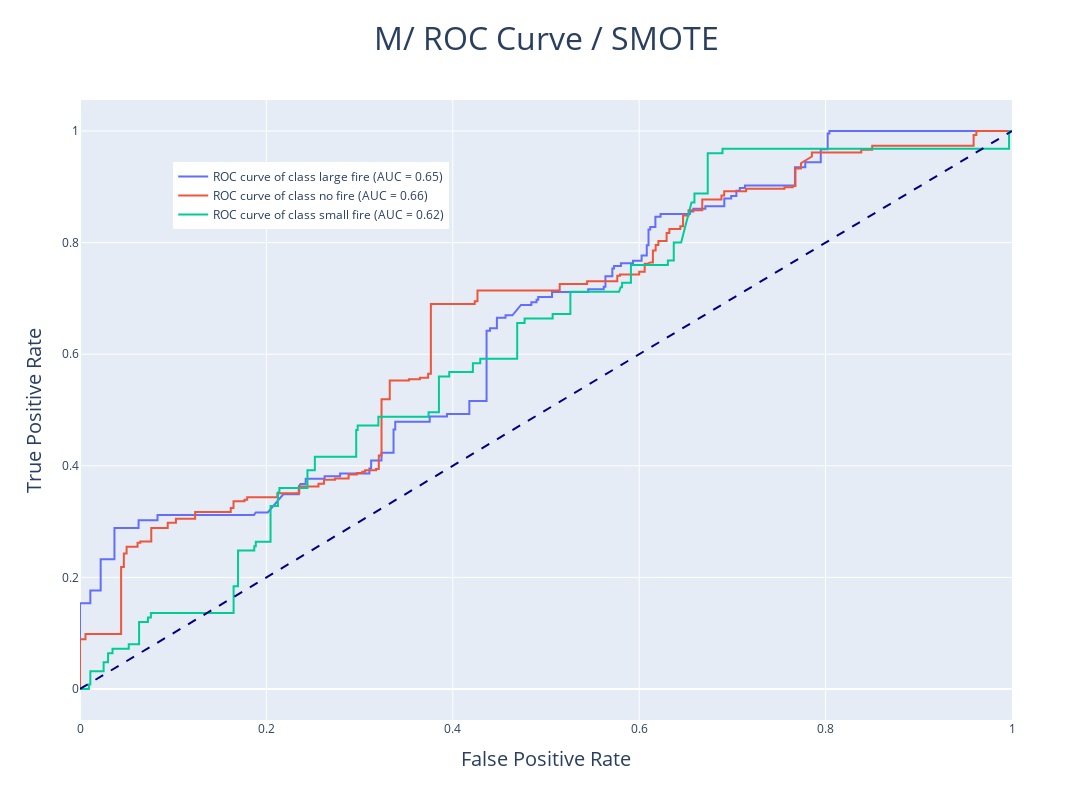

Write notebook code for a chart like this one.
### Code cell
from sklearn.metrics import roc_curve, auc
from sklearn.preprocessing import label_binarize
import plotly.graph_objects as go

# predict probabilities for the test set
y_pred_proba = clf.predict_proba(x_test)

# binarize the true labels
y_test_bin = label_binarize(y_test, classes = clf.classes_)

# calculate fpr, tpr and threshold values for each class
fpr = dict()
tpr = dict()
roc_auc = dict()
for i in range(len(clf.classes_)):
    fpr[i], tpr[i], _ = roc_curve(y_test_bin[:, i], y_pred_proba[:, i])
    roc_auc[i] = auc(fpr[i], tpr[i])

# compute micro-average ROC curve and ROC area
fpr["micro"], tpr["micro"], _ = roc_curve(y_test_bin.ravel(), y_pred_proba.ravel())
roc_auc["micro"] = auc(fpr["micro"], tpr["micro"])

# plot ROC curve for each class and micro-average ROC curve
fig = go.Figure()
class_names = clf.classes_
for i in range(len(class_names)):
    fig.add_trace(go.Scatter(x = fpr[i], y = tpr[i],
                             mode = 'lines',
                             line = dict(width=2),
                             name = 'ROC curve of class {} (AUC = {:.2f})'.format(class_names[i], roc_auc[i])))
fig.add_trace(go.Scatter(x = [0, 1], y = [0, 1],
                         mode = 'lines',
                         line = dict(color = 'navy', width = 2, dash = 'dash'),
                         showlegend = False))
fig.add_annotation(x = 0.5, y = -0.2,
                   text = "Micro-average ROC curve (AUC = {0:.2f})"
                   "\nComputed using all classes as positive samples"
                   "\n({1}-way classification)".format(roc_auc["micro"], len(class_names)),
                   showarrow = False,
                   xref = 'paper', yref = 'paper', align = 'center')

fig.update_layout(title={
                'text': 'M/ ROC Curve / SMOTE',
                'x':0.5,
                'font':{'size' : 32}
                },
                  xaxis_title = {
                'text': 'False Positive Rate',
                'font':{'size' : 20}
                },
                  yaxis_title = {
                'text': 'True Positive Rate',
                'font':{'size' : 20}
                },
                  legend=dict(x = 0.1, y = 0.9),
                  width = 1200,
                  height = 800
                  )
fig.show()

### Figure 1 — Plotly figure (JSON) as saved in the notebook; plotly's stock layout.template omitted (floating-point values rounded to 4 significant figures; data arrays with more than 128 entries replaced by an {"elided": "..."} marker saying what was removed)
{"data": [{"line": {"width": 2}, "mode": "lines", "name": "ROC curve of class large fire (AUC = 0.65)", "type": "scatter", "x": {"elided": "197 float values"}, "y": {"elided": "197 float values"}}, {"line": {"width": 2}, "mode": "lines", "name": "ROC curve of class no fire (AUC = 0.66)", "type": "scatter", "x": {"elided": "204 float values"}, "y": {"elided": "204 float values"}}, {"line": {"width": 2}, "mode": "lines", "name": "ROC curve of class small fire (AUC = 0.62)", "type": "scatter", "x": {"elided": "180 float values"}, "y": {"elided": "180 float values"}}, {"line": {"color": "navy", "dash": "dash", "width": 2}, "mode": "lines", "showlegend": false, "type": "scatter", "x": [0, 1], "y": [0, 1]}], "layout": {"annotations": [{"align": "center", "showarrow": false, "text": "Micro-average ROC curve (AUC = 0.64)\nComputed using all classes as positive samples\n(3-way classification)", "x": 0.5, "xref": "paper", "y": -0.2, "yref": "paper"}], "height": 800, "legend": {"x": 0.1, "y": 0.9}, "title": {"font": {"size": 32}, "text": "M/ ROC Curve / SMOTE", "x": 0.5}, "width": 1200, "xaxis": {"title": {"font": {"size": 20}, "text": "False Positive Rate"}}, "yaxis": {"title": {"font": {"size": 20}, "text": "True Positive Rate"}}}}
